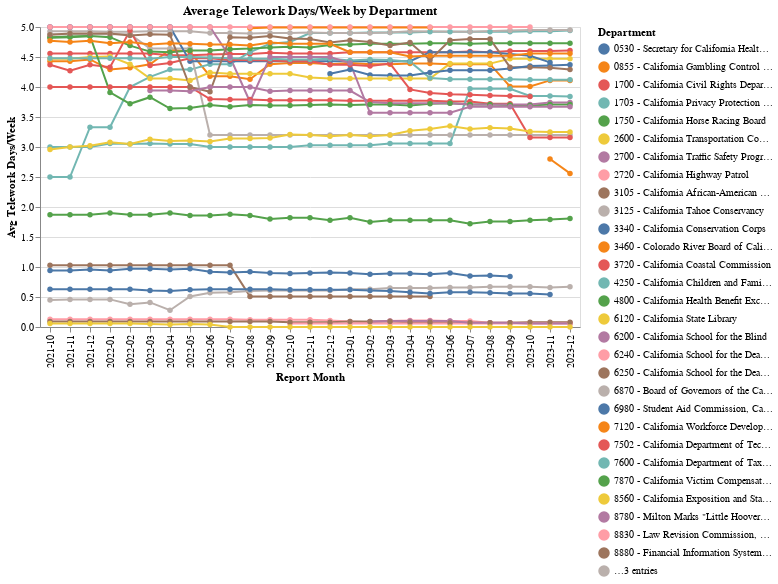

The code cell stored with this chart in its notebook:
### Code cell
make_line(
    telework_day_tr[telework_day_tr["Department"].str.contains("California")], 
    x_col="Report Month",
    y_col="Avg Telework Days/Week", 
    color="Department",
    title="Average Telework Days/Week by Department"
)

### Figure 1 — Vega-Lite specification as saved in the notebook (floating-point values rounded to 4 significant figures; data arrays with more than 128 entries replaced by an {"elided": "..."} marker saying what was removed)
{"config": {"view": {"continuousWidth": 300, "continuousHeight": 300}}, "data": {"name": "data-489ce30ca8e106145042d2ed142cb626"}, "mark": {"type": "line", "point": true}, "encoding": {"color": {"field": "Department", "type": "nominal"}, "tooltip": [{"field": "Report Month", "type": "nominal"}, {"field": "Avg Telework Days/Week", "type": "quantitative"}, {"field": "Department", "type": "nominal"}], "x": {"field": "Report Month", "type": "nominal"}, "y": {"field": "Avg Telework Days/Week", "type": "quantitative"}}, "title": "Average Telework Days/Week by Department", "$schema": "https://vega.github.io/schema/vega-lite/v5.15.1.json", "datasets": {"data-489ce30ca8e106145042d2ed142cb626": {"elided": "754 records"}}}
